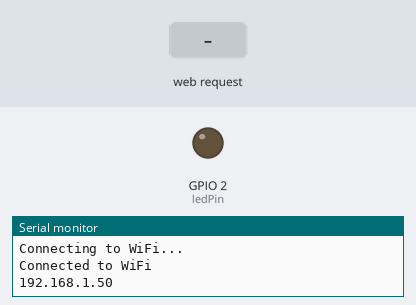
A sketch run on a simulated ESP32. On the bench: output pins drawn as LEDs (lit = HIGH), the last lines printed to the serial monitor. The inputs (shaded band) are chosen by the test bench. WiFi joins after 1.5 s; servers stay silent unless stated.

Above: at 3.2 s.
3.3 s: HTTP request GET /switchon received
At 4.2 s:
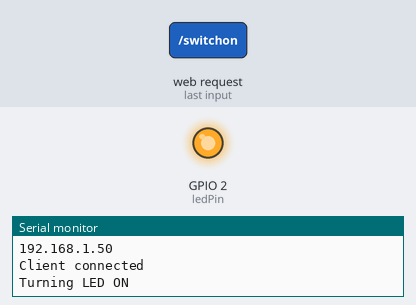
4.8 s: HTTP request GET /switchoff received
At 5.3 s:
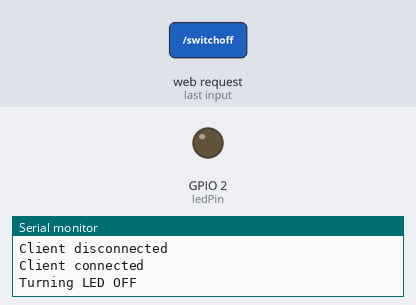
Timing chart, 0 to 7.8 s (numbered marks = the images above; inputs shaded):
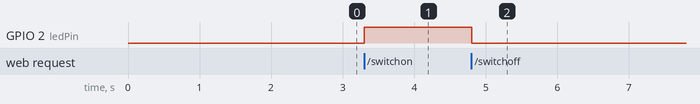

The sketch:

esp32.ino
```cpp
#include <WiFi.h>

const char* ssid = "WiFi_SSID";        // Replace with your WiFi SSID
const char* password = "WiFi_passwor"; // Replace with your WiFi password

WiFiServer server(12345);  // Server will be listening on port 12345

const int ledPin = 2;  // GPIO pin where LED is connected (use GPIO 2 for onboard LED)

void setup() {
  Serial.begin(115200);
  pinMode(ledPin, OUTPUT);

  // Connect to Wi-Fi
  WiFi.begin(ssid, password);
  while (WiFi.status() != WL_CONNECTED) {
    delay(1000);
    Serial.println("Connecting to WiFi...");
  }

  Serial.println("Connected to WiFi");
  Serial.println(WiFi.localIP());

  // Start the server
  server.begin();
}

void loop() {
  // Check if a client has connected
  WiFiClient client = server.available();
  if (client) {
    Serial.println("Client connected");
    String command = "";

    while (client.connected()) {
      if (client.available()) {
        char c = client.read();
        command += c;

        // Check if the command is complete (you can define this as per your protocol)
        if (command.indexOf("switchon") != -1) {
          Serial.println("Turning LED ON");
          digitalWrite(ledPin, HIGH);
          client.println("LED is ON");
          command = "";  // Reset command after processing
        }
        else if (command.indexOf("switchoff") != -1) {
          Serial.println("Turning LED OFF");
          digitalWrite(ledPin, LOW);
          client.println("LED is OFF");
          command = "";  // Reset command after processing
        }
      }
    }
    // Close the connection
    client.stop();
    Serial.println("Client disconnected");
  }
}
```

Measured:
- after the input at 3.3 s, GPIO 2 (ledPin): LOW → HIGH at once
- after the input at 4.8 s, GPIO 2 (ledPin): HIGH → LOW at once
